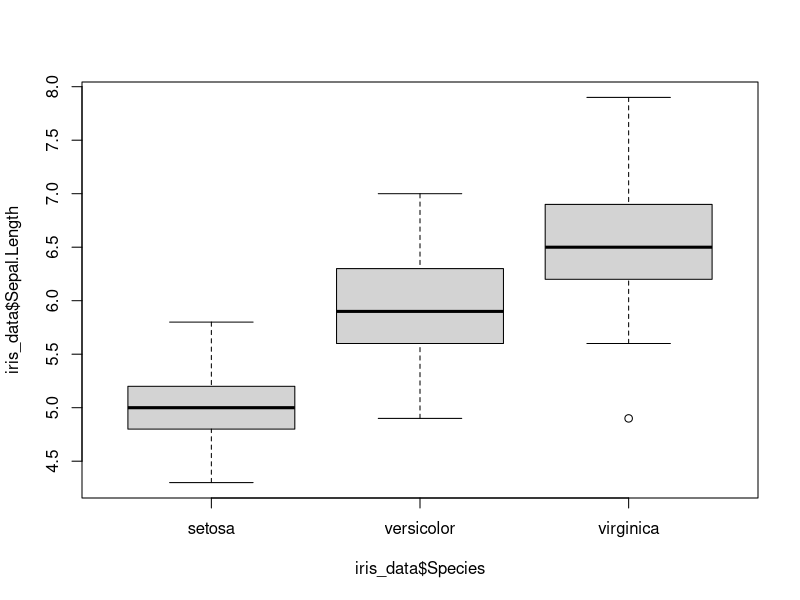

This figure's R source: (Note: this script raises an error after producing the figure.)
## ---- chunk 1
knitr::opts_chunk$set(message = FALSE)

library(knitr)
library(tidyverse)
library(datasets)
library(caret)
library(class)
## ---- chunk 2
iris_data <- iris
head(iris_data)
## ---- chunk 3
summary(iris_data)
## ---- chunk 4
boxplot(iris_data$Sepal.Length ~ iris_data$Species)
## ---- chunk 5
ggplot(data = iris_data) + 
  geom_histogram(aes(x = Sepal.Length), bins = params$n_bins, 
                 color = "white", fill = "green")
## ---- chunk 6
ggplot(data = iris_data) + 
  geom_density(aes(x = Sepal.Length),
               color = "white", fill = "lightgray")
## ---- chunk 7
#| label: fig-dispersion
#| fig-cap: "Diagrama de dispersion."
#| warning: false

ggplot(data = iris_data) + 
  geom_point(aes(x = .data[[params$comparar_x]], y = .data[[params$comparar_y]], color = Species, shape = Species))  +
  labs(x = params$comparar_x, y = params$comparar_y) +  
  scale_color_discrete(name ="Especie", labels=c("Iris Setosa", "Iris Versicolor", "Iris Virginica")) +
  scale_shape_discrete(name ="Especie", labels=c("Iris Setosa", "Iris Versicolor", "Iris Virginica"))
## ---- chunk 8
sobj <- preProcess(iris_data[1:4], method=c("scale"))
iris_scaled <- predict(sobj, iris_data[1:4]) %>% mutate(Species = iris_data$Species)
## ---- chunk 9
set.seed(0)

trainIndex <- createDataPartition(iris_scaled$Species, p = .50, list = FALSE)
train <- iris_scaled[trainIndex, ] 
val   <- iris_scaled[-trainIndex, ]
## ---- chunk 10
knn.pred <- knn(train[1:4], val[1:4], train$Species, k = 5)
## ---- chunk 11
(t <- table(knn.pred, val$Species))
## ---- chunk 12
val_acc_rate <- (t[1,1] + t[2,2] + t[3, 3]) / nrow(val)

print(paste0("% de acierto en validación: ", val_acc_rate))
## ---- chunk 13
plot_data <- val %>% 
  mutate(prediction = knn.pred) %>%
  rename(known = Species) %>%
  gather(type, value, prediction, known) %>%
  mutate(id = row_number())

ggplot(data = plot_data) + 
  geom_point(aes(x = .data[[params$comparar_x]], y = .data[[params$comparar_y]], shape = type, color = value))  +
  labs(x = params$comparar_x, y = params$comparar_y) +
  scale_colour_manual(values=c("red", "green", "blue"), labels=c("Iris Setosa", "Iris Versicolor", "Iris Virginica")) + 
  scale_shape_manual(values=c(5, 3))
